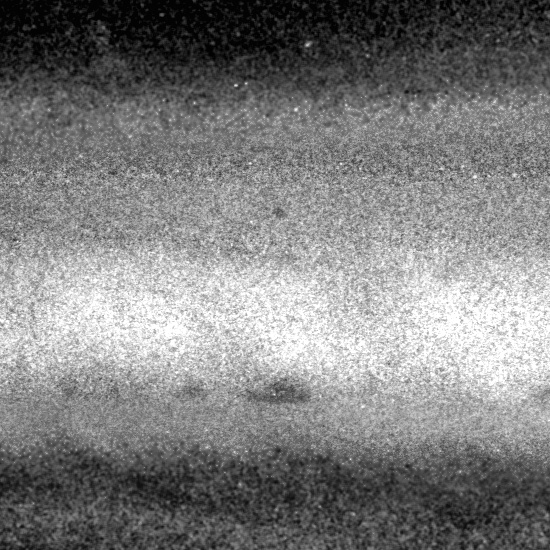
#> input picture partData/images/train/A_DJ-RT-20220621-1_patch_0008.jpg, 550 x 550 px
$ python -i WeldImagePreprocessor_withYOLO.py   (imports and definitions only)
#> lines starting #> are read from the running program, lines starting #| are printed output that depends on the picture
import os
import json
import cv2
import numpy as np
from pathlib import Path
from typing import List, Dict, Tuple, Optional
import random
from tqdm import tqdm
import shutil
import sys

# 导入labelme2yolo模块
from convert.labelme2yolo import Labelme2YOLO


class WeldImagePreprocessor:
    """焊缝X射线图像预处理器，实现滑动窗口裁剪、图像增强和标签格式转换"""

    def __init__(self, overlap_ratio: float = 0.5, enhance_mode: str = 'original',
                 label_format: str = 'labelme', to_seg: bool = False,
                 filter_label: str = None, unify_to_crack: bool = False):
        """
        初始化预处理器

        Args:
            overlap_ratio: 滑动窗口重叠率，默认0.5（50%）
            enhance_mode: 增强模式，可选值:
                - 'original': 原始方法（直方图均衡 + CLAHE）
                - 'windowing': 窗宽窗位方法（自适应窗口映射）
            label_format: 标签格式，可选值:
                - 'labelme': 保持LabelMe JSON格式（默认）
                - 'yolo': 转换为YOLO格式
            to_seg: 是否为分割任务（仅在label_format='yolo'时有效）
            filter_label: 要过滤的标签名称（仅在label_format='yolo'时有效）
            unify_to_crack: 是否将所有标签统一为"crack"（仅在label_format='yolo'时有效）
        """
        self.overlap_ratio = overlap_ratio

        # 验证增强模式
        if enhance_mode not in ['original', 'windowing']:
            raise ValueError(f"Invalid enhance_mode: {enhance_mode}. Must be 'original' or 'windowing'")
        self.enhance_mode = enhance_mode

        # 验证标签格式
        if label_format not in ['labelme', 'yolo']:
            raise ValueError(f"Invalid label_format: {label_format}. Must be 'labelme' or 'yolo'")
        self.label_format = label_format
        self.to_seg = to_seg
        self.filter_label = filter_label
        self.unify_to_crack = unify_to_crack

        # 统计信息
        self.total_patches = 0
        self.patches_with_defects = 0
        self.patches_without_defects = 0

        # 用于存储临时labelme格式文件路径（当需要转换为YOLO时）
        self.temp_labelme_dir = None

        # 打印初始化信息
        print(f"WeldImagePreprocessor initialized with:")
        print(f"  - Overlap ratio: {self.overlap_ratio}")
        print(f"  - Enhancement mode: {self.enhance_mode}")
        print(f"  - Label format: {self.label_format}")
        if self.label_format == 'yolo':
            print(f"  - Segmentation mode: {self.to_seg}")
            if self.filter_label:
                print(f"  - Filter label: {self.filter_label}")
            if self.unify_to_crack:
                print(f"  - Unify to crack: {self.unify_to_crack}")

    # [95 lines left out: functions apply_window_level, auto_window_level, enhance_image_windowing, not called in this run]

    def enhance_image_original(self, image: np.ndarray) -> np.ndarray:
        """
        原始图像增强处理方法

        Args:
            image: 输入图像（可能是16位）

        Returns:
            增强后的8位3通道图像
        """
        # 1. 转换为8位并进行直方图均衡
        if image.dtype == np.uint16:
            # 16位转8位
            image_8bit = (image / 256).astype(np.uint8)
        else:
            # 已经是8位
            image_8bit = image

        # 直方图均衡
        image_equalized = cv2.equalizeHist(image_8bit)

        # 2. CLAHE处理
        clahe = cv2.createCLAHE(clipLimit=2.0, tileGridSize=(8, 8))
        image_clahe = clahe.apply(image_equalized)

        # 3. 转换为3通道图像
        image_3ch = cv2.cvtColor(image_equalized, cv2.COLOR_GRAY2BGR)

        return image_3ch

    def enhance_image(self, image: np.ndarray) -> np.ndarray:
        """
        图像增强处理（根据模式选择方法）

        Args:
            image: 输入图像

        Returns:
            增强后的图像
        """
        if self.enhance_mode == 'windowing':
            return self.enhance_image_windowing(image)
        else:
            return self.enhance_image_original(image)

    # [577 lines left out: functions sliding_window_crop, adjust_annotations, process_single_image, process_batch, balance_dataset, convert_to_yolo and 3 more, not called in this run]


# [2 lines not run here, left out]

>>> import cv2
>>> picture = cv2.imread('partData/images/train/A_DJ-RT-20220621-1_patch_0008.jpg', cv2.IMREAD_GRAYSCALE)
#> picture is the input picture: shape (550, 550); min 0, max 255, mean 126.3
>>> result = WeldImagePreprocessor().enhance_image(picture)
#> in enhance_image_original, `image_clahe = clahe.apply(image_equalized)`:
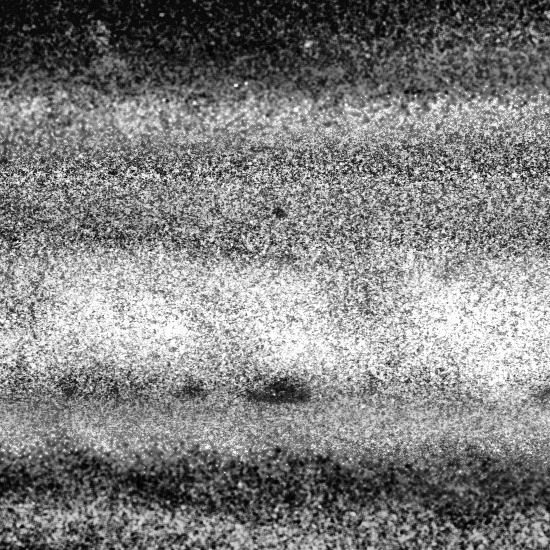
#> image_clahe: shape (550, 550); min 1, max 255, mean 128.1
